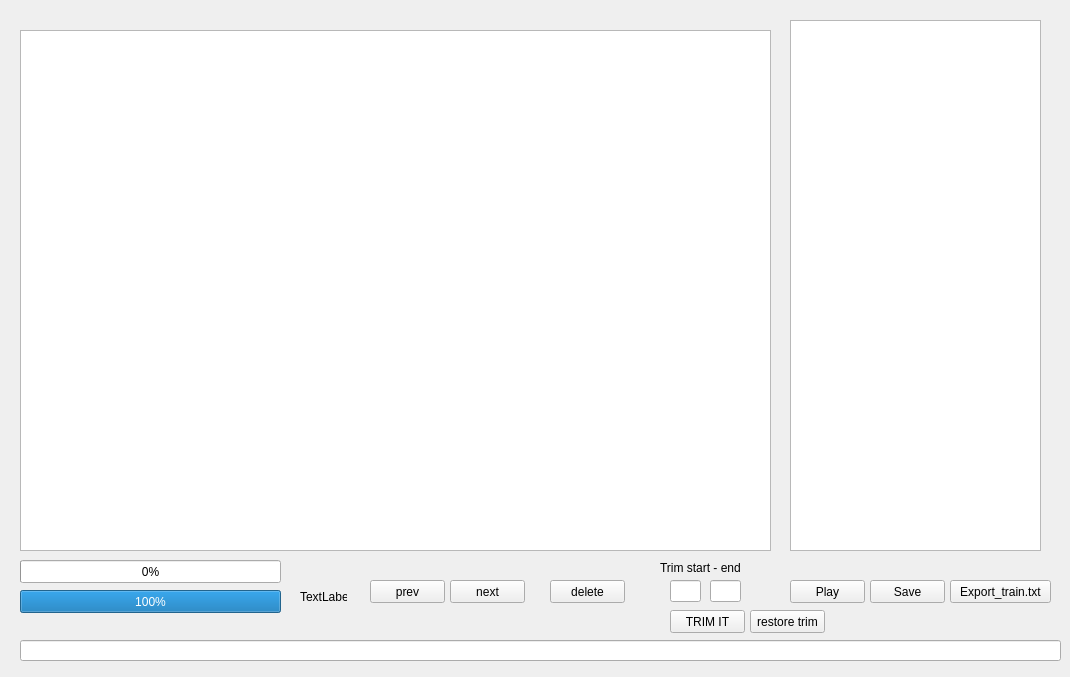
<?xml version="1.0" encoding="UTF-8"?>
<ui version="4.0">
 <class>MainWindow</class>
 <widget class="QMainWindow" name="MainWindow">
  <property name="geometry">
   <rect>
    <x>0</x>
    <y>0</y>
    <width>1070</width>
    <height>677</height>
   </rect>
  </property>
  <property name="windowTitle">
   <string>MainWindow</string>
  </property>
  <widget class="QWidget" name="centralwidget">
   <property name="enabled">
    <bool>true</bool>
   </property>
   <widget class="QProgressBar" name="progressBar">
    <property name="geometry">
     <rect>
      <x>20</x>
      <y>560</y>
      <width>261</width>
      <height>23</height>
     </rect>
    </property>
    <property name="maximum">
     <number>100</number>
    </property>
    <property name="value">
     <number>0</number>
    </property>
    <property name="textVisible">
     <bool>true</bool>
    </property>
    <property name="invertedAppearance">
     <bool>false</bool>
    </property>
   </widget>
   <widget class="QLabel" name="label">
    <property name="geometry">
     <rect>
      <x>300</x>
      <y>590</y>
      <width>47</width>
      <height>13</height>
     </rect>
    </property>
    <property name="text">
     <string>TextLabel</string>
    </property>
   </widget>
   <widget class="QPushButton" name="bt_prev">
    <property name="geometry">
     <rect>
      <x>370</x>
      <y>580</y>
      <width>75</width>
      <height>23</height>
     </rect>
    </property>
    <property name="text">
     <string>prev</string>
    </property>
   </widget>
   <widget class="QPushButton" name="bt_next">
    <property name="geometry">
     <rect>
      <x>450</x>
      <y>580</y>
      <width>75</width>
      <height>23</height>
     </rect>
    </property>
    <property name="text">
     <string>next</string>
    </property>
   </widget>
   <widget class="QPushButton" name="bt_del">
    <property name="geometry">
     <rect>
      <x>550</x>
      <y>580</y>
      <width>75</width>
      <height>23</height>
     </rect>
    </property>
    <property name="text">
     <string>delete</string>
    </property>
   </widget>
   <widget class="QTableView" name="table_qualli">
    <property name="geometry">
     <rect>
      <x>790</x>
      <y>20</y>
      <width>251</width>
      <height>531</height>
     </rect>
    </property>
   </widget>
   <widget class="QTableView" name="tableView">
    <property name="geometry">
     <rect>
      <x>20</x>
      <y>30</y>
      <width>751</width>
      <height>521</height>
     </rect>
    </property>
    <property name="sizePolicy">
     <sizepolicy hsizetype="Maximum" vsizetype="Expanding">
      <horstretch>0</horstretch>
      <verstretch>0</verstretch>
     </sizepolicy>
    </property>
    <property name="sizeAdjustPolicy">
     <enum>QAbstractScrollArea::AdjustToContents</enum>
    </property>
    <property name="editTriggers">
     <set>QAbstractItemView::NoEditTriggers</set>
    </property>
    <property name="dragDropOverwriteMode">
     <bool>false</bool>
    </property>
    <property name="selectionMode">
     <enum>QAbstractItemView::SingleSelection</enum>
    </property>
    <property name="selectionBehavior">
     <enum>QAbstractItemView::SelectRows</enum>
    </property>
    <property name="wordWrap">
     <bool>false</bool>
    </property>
    <attribute name="horizontalHeaderVisible">
     <bool>false</bool>
    </attribute>
    <attribute name="horizontalHeaderCascadingSectionResizes">
     <bool>true</bool>
    </attribute>
    <attribute name="horizontalHeaderStretchLastSection">
     <bool>true</bool>
    </attribute>
    <attribute name="verticalHeaderDefaultSectionSize">
     <number>30</number>
    </attribute>
   </widget>
   <widget class="QPushButton" name="bt_play">
    <property name="geometry">
     <rect>
      <x>790</x>
      <y>580</y>
      <width>75</width>
      <height>23</height>
     </rect>
    </property>
    <property name="text">
     <string>Play</string>
    </property>
   </widget>
   <widget class="QLineEdit" name="txt_edit">
    <property name="geometry">
     <rect>
      <x>20</x>
      <y>640</y>
      <width>1041</width>
      <height>21</height>
     </rect>
    </property>
   </widget>
   <widget class="QPushButton" name="bt_save">
    <property name="geometry">
     <rect>
      <x>870</x>
      <y>580</y>
      <width>75</width>
      <height>23</height>
     </rect>
    </property>
    <property name="text">
     <string>Save</string>
    </property>
   </widget>
   <widget class="QPushButton" name="bt_export">
    <property name="geometry">
     <rect>
      <x>950</x>
      <y>580</y>
      <width>101</width>
      <height>23</height>
     </rect>
    </property>
    <property name="text">
     <string>Export_train.txt</string>
    </property>
   </widget>
   <widget class="QLineEdit" name="trim_s">
    <property name="geometry">
     <rect>
      <x>670</x>
      <y>580</y>
      <width>31</width>
      <height>22</height>
     </rect>
    </property>
   </widget>
   <widget class="QLineEdit" name="trim_e">
    <property name="geometry">
     <rect>
      <x>710</x>
      <y>580</y>
      <width>31</width>
      <height>22</height>
     </rect>
    </property>
   </widget>
   <widget class="QLabel" name="label_2">
    <property name="geometry">
     <rect>
      <x>660</x>
      <y>560</y>
      <width>91</width>
      <height>16</height>
     </rect>
    </property>
    <property name="text">
     <string>Trim start - end</string>
    </property>
   </widget>
   <widget class="QPushButton" name="bt_trim">
    <property name="geometry">
     <rect>
      <x>670</x>
      <y>610</y>
      <width>75</width>
      <height>23</height>
     </rect>
    </property>
    <property name="text">
     <string>TRIM IT</string>
    </property>
   </widget>
   <widget class="QPushButton" name="bt_trim_2">
    <property name="geometry">
     <rect>
      <x>750</x>
      <y>610</y>
      <width>75</width>
      <height>23</height>
     </rect>
    </property>
    <property name="text">
     <string>restore trim</string>
    </property>
   </widget>
   <widget class="QProgressBar" name="progressBar_2">
    <property name="geometry">
     <rect>
      <x>20</x>
      <y>590</y>
      <width>261</width>
      <height>23</height>
     </rect>
    </property>
    <property name="acceptDrops">
     <bool>false</bool>
    </property>
    <property name="autoFillBackground">
     <bool>false</bool>
    </property>
    <property name="styleSheet">
     <string notr="true"/>
    </property>
    <property name="maximum">
     <number>100</number>
    </property>
    <property name="value">
     <number>100</number>
    </property>
    <property name="textVisible">
     <bool>true</bool>
    </property>
    <property name="invertedAppearance">
     <bool>false</bool>
    </property>
   </widget>
  </widget>
 </widget>
 <resources/>
 <connections/>
</ui>
